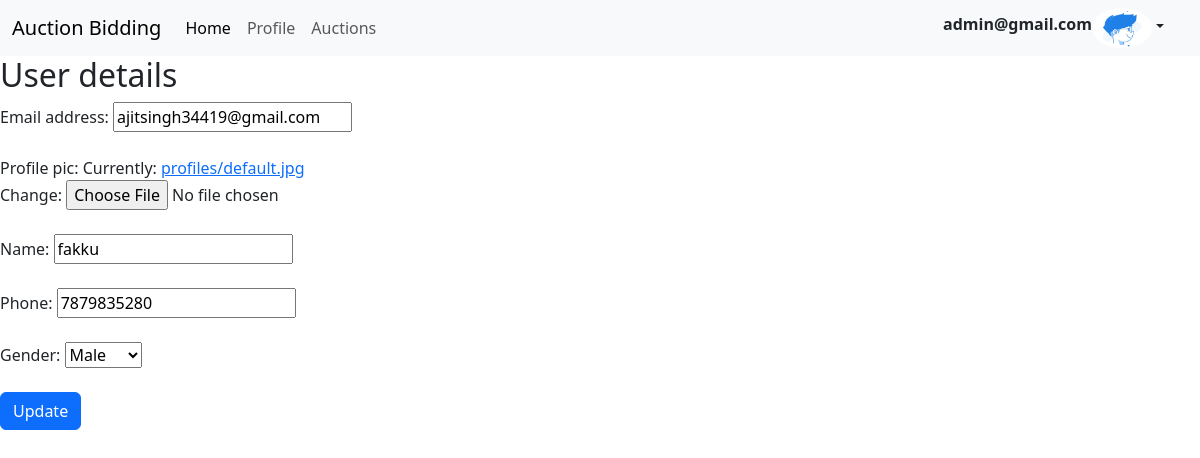
Page /userdel/2 (signed in) on the committed database.
### accounts/models.py (models this page shows)
class User(AbstractUser):
    username = None
    name = models.CharField(max_length=25)
    profile_pic = models.ImageField(upload_to="profiles",default="profiles/default.jpg")
    email = models.EmailField(_('email address'),unique=True)
    phone = models.CharField(max_length=10,unique=True)
    gender = models.CharField(choices=GENDER,max_length=6)
    USERNAME_FIELD = 'email'
    REQUIRED_FIELDS = ['name','phone','gender']
    objects = UserManager()
    def __str__(self):
        return self.email

### accounts/views.py (the view)
# urls.py: path('userdel/<int:id>', views.user_del,name='userdel'),
def user_del(request,id):
    if request.user.is_authenticated:
        if request.user.is_superuser == True:
            pi = User.objects.get(id=id)
            fm = CustomUserChangeForm(instance=pi)
            context = {
                'form':fm
            }
            return render(request,'user_del.html',context)
        return redirect('login')

### accounts/forms.py
class CustomUserChangeForm(UserChangeForm):
    password = None
    class Meta:
        model = User
        fields = ['email','profile_pic','name','phone','gender']

### accounts/templates/user_del.html (shortened to what this page needs)
{% extends 'base_auction.html' %}
{% block content %}
<h2>User details</h2>
    <form action="" method="post" novalidate>
          {% for fm in form %}
           {{fm.label_tag}}
            {{fm}}
              <br><br>
              {% endfor %}
        <input type='submit' value='Update' class="btn btn-primary">
    </form>
{% endblock content %}

### auctions/templates/base_auction.html (shortened to what this page needs)
{% load static %}
<!DOCTYPE html>
<html lang="en">
<head>
    <link rel="stylesheet" href="{% static 'style.css' %}">
    <link href="https://cdn.jsdelivr.net/npm/bootstrap@5.3.0-alpha1/dist/css/bootstrap.min.css" rel="stylesheet">
</head>
<body>
    <nav class="navbar navbar-expand-lg bg-body-tertiary">
        <div class="container-fluid">
            <a class="navbar-brand" href="{% url 'allauctions' %}">Auction Bidding</a>
            <div class="collapse navbar-collapse" id="navbarScroll">
                <ul class="navbar-nav me-auto my-2 my-lg-0 navbar-nav-scroll" style="--bs-scroll-height: 100px;">
                    <li class="nav-item">
                        <a class="nav-link active" aria-current="page" href="{% url 'dashbord' %}">Home</a>
                    </li>
                    <li class="nav-item">
                        <a class="nav-link" href="{% url 'profile' %}">Profile</a>
                    </li>
                    <li class="nav-item">
                        <a class="nav-link" href="{% url 'allauctions' %}">Auctions</a>
                    </li>
                </ul>
                <form class="d-flex" role="search">
                    <a class="nav-link mt-1" href="#"><b>{{request.user}}</b></a>
                    <span class="nav-item dropdown me-4">
                        <a class="nav-link dropdown-toggle" href="#" role="button" data-bs-toggle="dropdown" aria-expanded="false"><b><img src="{{user.profile_pic.url}}" alt="" width='60px' height="40px" style="border-radius: 50%;"></b></a>
                    </span>
                </form>
            </div>
        </div>
    </nav>
    {% block content %} {% endblock content %}
</body>
</html>

### static/style.css (style rules this page uses)
body { background-color: hwb(180 83% 7%); }

### rows in the picture
User: user "admin@gmail.com", profile_pic (placeholder picture)
User: form "ajitsingh34419@gmail.com" "fakku" "7879835280" "Male"

### other values in the picture
{{ fm.label_tag }} "Email address:" "Profile pic:" "Name:" "Phone:" "Gender:"
